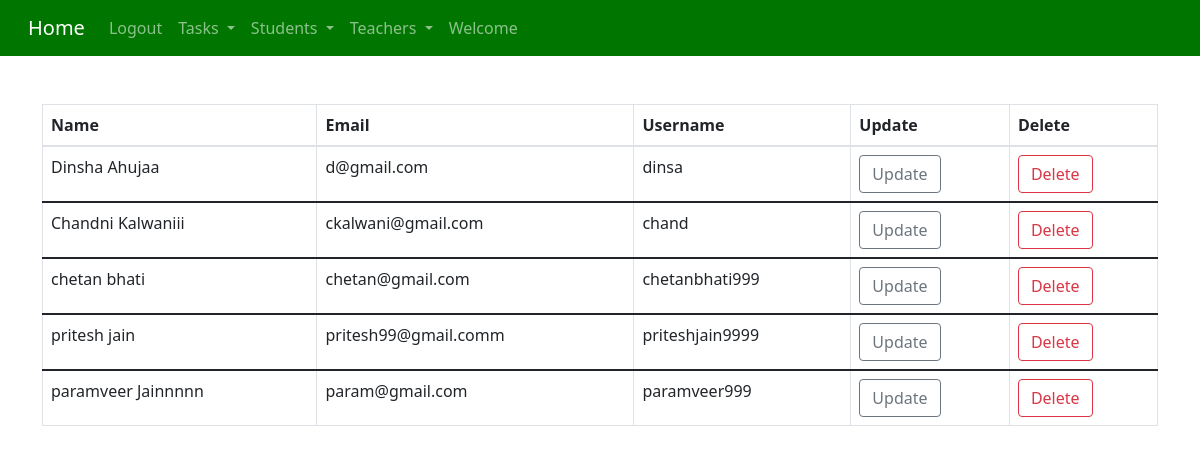
The app's page /student_list (signed in) with its own data.
### classroom/models.py (models this page shows)
class User(AbstractUser):
    is_student = models.BooleanField(default=False)
    is_teacher = models.BooleanField(default=False)
    is_admin = models.BooleanField(default=False)
    standard = models.ForeignKey(Standard,null=TRUE, on_delete=models.SET_NULL)

### classroom/views.py (the view)
# urls.py: path('student_list', views.student_list, name="student-list"),
def student_list(request):
    student_list = User.objects.all()
    return render(request, 'student_list.html', {'student_list':student_list})

### classroom/templates/student_list.html (shortened to what this page needs)
{% extends 'base.html' %}
{% block content %}
{% if user.is_authenticated %}
{% if user.is_teacher or user.is_admin %}
<table class="table table-bordered">
    <thead>
      <tr>
        <th scope="col">Name</th>
        <th scope="col">Email</th>
        <th scope="col">Username</th>
        <th scope="col">Update</th>
        <th scope="col">Delete</th>
      </tr>
    </thead>
{% for i in student_list %}
{% if i.is_student == True  %}
    <tbody>
      <tr>
        <td>{{i.first_name}} {{i.last_name}}</td>
        <td>{{i.email}}</td>
        <td>{{i}}</td>
        <td><a href= "{% url 'update_student' i.id %}" class="btn btn-outline-secondary">Update</a></td>
        <td><a href="{% url 'delete-student' i.id %}" class="btn btn-outline-danger">Delete</a></td>
      </tr>
    </tbody>
{% endif %}
{% endfor %}
</table>
{% endif %}
{% endif %}
{% endblock %}

### classroom/templates/base.html (shortened to what this page needs)
{% load static %}
<!doctype html>
<html lang="en">
  <head>
    <link rel="stylesheet" href="{% static 'css/main.css' %}" type="text/css" />
    <link href="https://cdn.jsdelivr.net/npm/bootstrap@5.1.3/dist/css/bootstrap.min.css" rel="stylesheet">
  </head>
  <body>
    {% include 'navbar.html' %}
    <div class="container">
      {% block content %}
      {% endblock %}
    </div>
  </body>
</html>

### classroom/templates/navbar.html (shortened to what this page needs)
<nav class="navbar navbar-expand-lg navbar-dark" style="background-color: #007600;">
    <div class="container-fluid">
      <a class="navbar-brand" href="{% url 'home' %}">Home</a>
      <div class="collapse navbar-collapse" id="navbarSupportedContent">
        <ul class="navbar-nav me-auto mb-2 mb-lg-0">
            {%if user.is_authenticated %}
            <li class="nav-item">
              <a class="nav-link" href="{% url 'logout' %}">Logout</a>
            </li>
            {% endif %}
          {% if user.is_authenticated %}
          {% if user.is_teacher or user.is_admin %}
            <li class="nav-item dropdown">
              <a class="nav-link dropdown-toggle" href="#" id="navbarDropdown" role="button" data-bs-toggle="dropdown" aria-expanded="false">
                Tasks
              </a>
                {% endif %}
            </li>
              {% if user.is_admin or user.is_teacher %}
              <li class="nav-item dropdown">
                <a class="nav-link dropdown-toggle" href="#" id="navbarDropdown" role="button" data-bs-toggle="dropdown" aria-expanded="false">
                  Students
                </a>
              </li>
              {% endif %}
              {% if user.is_admin %}
              <li class="nav-item dropdown">
                <a class="nav-link dropdown-toggle" href="#" id="navbarDropdown" role="button" data-bs-toggle="dropdown" aria-expanded="false">
                  Teachers
                </a>
              </li>
              {% endif %}
              <li class="nav-item">
                <a class="nav-link" href="">Welcome {{user.first_name}} {{user.last_name}}</a>
              </li>
          {% endif %}
        </ul>
      </div>
    </div>
  </nav>

### records on screen
User: first_name "Dinsha", last_name "Ahujaa", email "d@gmail.com", username "dinsa"
User: first_name "Chandni", last_name "Kalwaniii", email "ckalwani@gmail.com", username "chand"
User: first_name "chetan", last_name "bhati", email "chetan@gmail.com", username "chetanbhati999"
User: first_name "pritesh", last_name "jain", email "pritesh99@gmail.comm", username "priteshjain9999"
User: first_name "paramveer", last_name "Jainnnnn", email "param@gmail.com", username "paramveer999"
